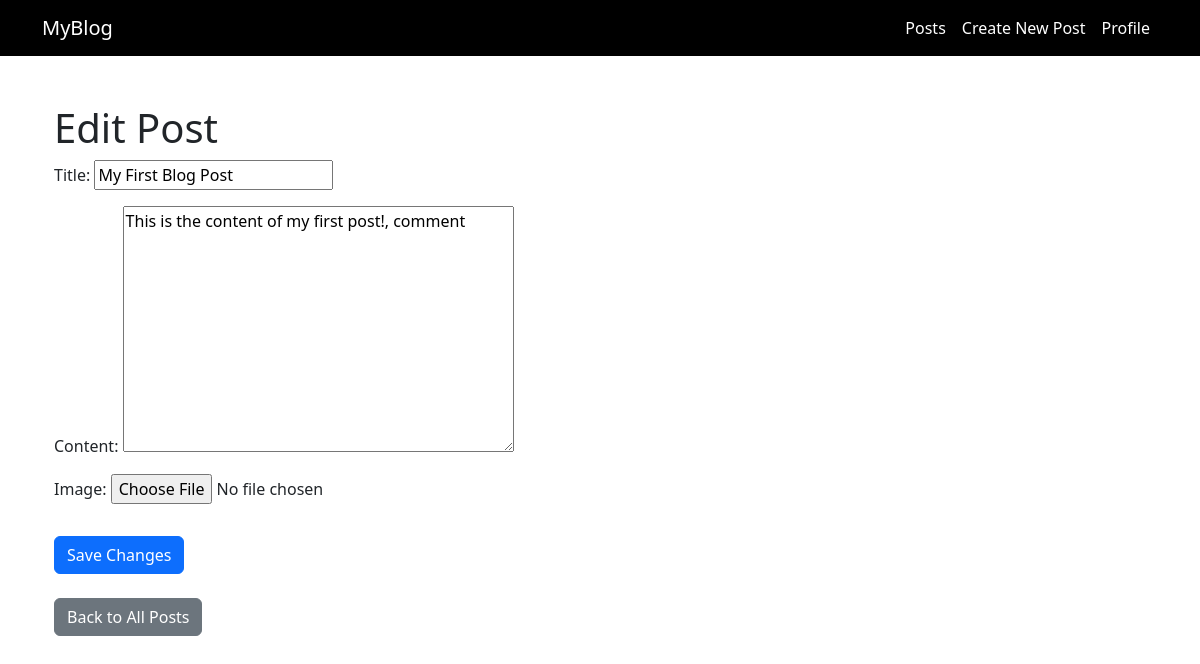
The page /post/61/edit/ (signed in) on the database as committed earlier.
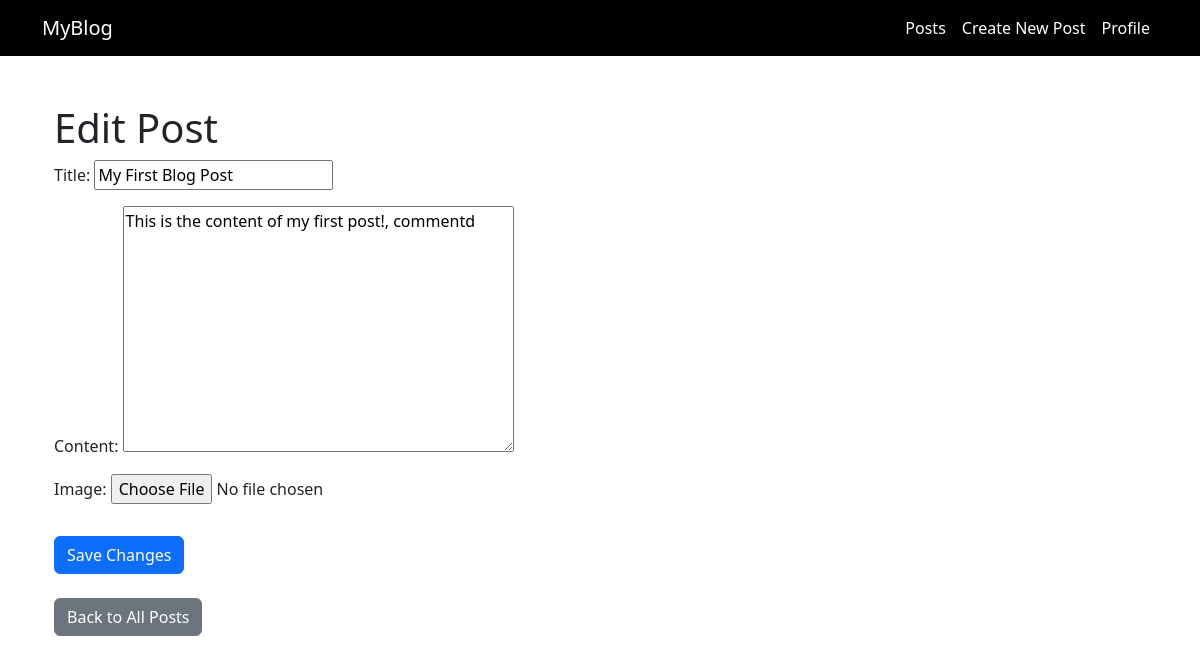
The same page on the database as committed later.
### blog/models.py (models this page shows, shortened)
class Post(models.Model):
    title = models.CharField(max_length=255)
    content = models.TextField()
    image = models.ImageField(upload_to='post_images/', blank=True, null=True)
    author = models.ForeignKey(User, on_delete=models.CASCADE)
    created_at = models.DateTimeField(auto_now_add=True)
    updated_at = models.DateTimeField(auto_now=True)
    likes = models.ManyToManyField(User, related_name='liked_posts', blank=True)
    total_likes = models.PositiveIntegerField(default=0)
    def total_likes(self):
        return self.likes.count()

### blog/views.py (the view)
# urls.py: path('post/<int:pk>/edit/', views.post_edit, name='post_edit'),
@login_required
def post_edit(request, pk):
    post = get_object_or_404(Post, pk=pk)
    if request.method == 'POST':
        form = PostForm(request.POST, instance=post)
        if form.is_valid():
            form.save()
            return redirect('post_detail', pk=post.pk)
    else:
        form = PostForm(instance=post)
    return render(request, 'blog/post_edit.html', {'form': form, 'post': post})

### blog/forms.py
class PostForm(forms.ModelForm):
    class Meta:
        model = Post
        fields = ['title', 'content', 'image']

### blog/templates/blog/post_edit.html (shortened to what this page needs)
{% extends 'blog/base.html' %}
{% block content %}
<div class="container mt-5">
    <h1>Edit Post</h1>
    <form method="post">
        {{ form.as_p }}
        <button type="submit" class="btn btn-primary mt-3">Save Changes</button>
    </form>
    <br>
    <a href="{% url 'post_list' %}" class="btn btn-secondary">Back to All Posts</a>
</div>
{% endblock %}

Rows that differ between the two databases and show on the page:
changed Post "My First Blog Post": content "This is the content of my first post!, comment" → "This is the content of my first post!, commentd"
